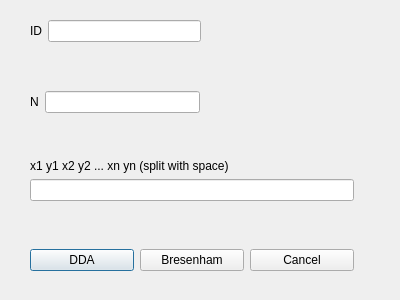
<?xml version="1.0" encoding="UTF-8"?>
<ui version="4.0">
 <class>PolygonDialog</class>
 <widget class="QDialog" name="PolygonDialog">
  <property name="geometry">
   <rect>
    <x>0</x>
    <y>0</y>
    <width>400</width>
    <height>300</height>
   </rect>
  </property>
  <property name="windowTitle">
   <string>Dialog</string>
  </property>
  <widget class="QWidget" name="verticalLayoutWidget_2">
   <property name="geometry">
    <rect>
     <x>30</x>
     <y>20</y>
     <width>324</width>
     <height>251</height>
    </rect>
   </property>
   <layout class="QVBoxLayout" name="verticalLayout_2">
    <item>
     <layout class="QHBoxLayout" name="horizontalLayout_2">
      <item>
       <widget class="QLabel" name="label">
        <property name="text">
         <string>ID</string>
        </property>
       </widget>
      </item>
      <item>
       <widget class="QLineEdit" name="ID"/>
      </item>
      <item>
       <spacer name="horizontalSpacer_2">
        <property name="orientation">
         <enum>Qt::Horizontal</enum>
        </property>
        <property name="sizeHint" stdset="0">
         <size>
          <width>40</width>
          <height>20</height>
         </size>
        </property>
       </spacer>
      </item>
     </layout>
    </item>
    <item>
     <spacer name="verticalSpacer">
      <property name="orientation">
       <enum>Qt::Vertical</enum>
      </property>
      <property name="sizeHint" stdset="0">
       <size>
        <width>20</width>
        <height>40</height>
       </size>
      </property>
     </spacer>
    </item>
    <item>
     <layout class="QHBoxLayout" name="horizontalLayout_3">
      <item>
       <widget class="QLabel" name="label_2">
        <property name="text">
         <string>N</string>
        </property>
       </widget>
      </item>
      <item>
       <widget class="QLineEdit" name="number"/>
      </item>
      <item>
       <spacer name="horizontalSpacer">
        <property name="orientation">
         <enum>Qt::Horizontal</enum>
        </property>
        <property name="sizeHint" stdset="0">
         <size>
          <width>40</width>
          <height>20</height>
         </size>
        </property>
       </spacer>
      </item>
     </layout>
    </item>
    <item>
     <layout class="QVBoxLayout" name="verticalLayout">
      <item>
       <spacer name="verticalSpacer_3">
        <property name="orientation">
         <enum>Qt::Vertical</enum>
        </property>
        <property name="sizeHint" stdset="0">
         <size>
          <width>20</width>
          <height>40</height>
         </size>
        </property>
       </spacer>
      </item>
      <item>
       <widget class="QLabel" name="label_3">
        <property name="text">
         <string>x1 y1 x2 y2 ... xn yn (split with space)</string>
        </property>
       </widget>
      </item>
      <item>
       <widget class="QLineEdit" name="points"/>
      </item>
     </layout>
    </item>
    <item>
     <spacer name="verticalSpacer_2">
      <property name="orientation">
       <enum>Qt::Vertical</enum>
      </property>
      <property name="sizeHint" stdset="0">
       <size>
        <width>20</width>
        <height>40</height>
       </size>
      </property>
     </spacer>
    </item>
    <item>
     <layout class="QHBoxLayout" name="horizontalLayout">
      <item>
       <widget class="QPushButton" name="DDA">
        <property name="text">
         <string>DDA</string>
        </property>
       </widget>
      </item>
      <item>
       <widget class="QPushButton" name="Bresenham">
        <property name="text">
         <string>Bresenham</string>
        </property>
       </widget>
      </item>
      <item>
       <widget class="QPushButton" name="Cancel">
        <property name="text">
         <string>Cancel</string>
        </property>
       </widget>
      </item>
     </layout>
    </item>
   </layout>
  </widget>
 </widget>
 <resources/>
 <connections/>
</ui>
